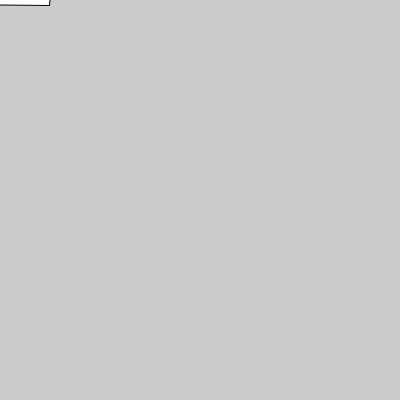
Frame 1 (no input)
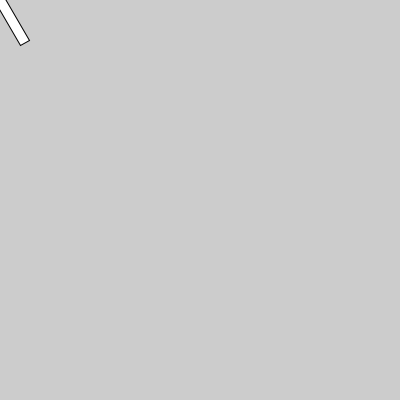
Frame 60 (the mouse pressed at the canvas centre just before this capture)
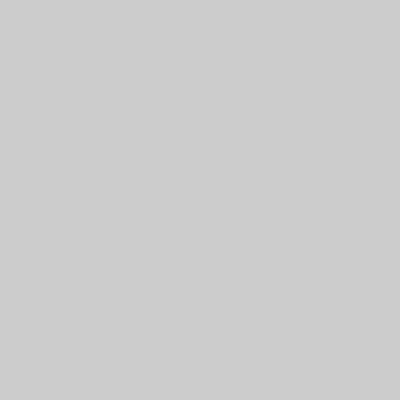
Frame 120 (the mouse held since frame 60 and released just before this capture)

The Processing sketch that drew these frames (run headless with seeded random() and noise(); from frame 60 on, the mouse is pressed at the canvas centre):

// Processing sketch: week05_5_rotate_radians_frameCount_translate_mouseX_mouseY
// ── week05_5_rotate_radians_frameCount_translate_mouseX_mouseY.pde
//week05_5_rotate_radians_frameCount_translate_mouseX_mouseY
//比較roate and translate 順序
void setup(){
   size(400,400); 
}
void draw(){
  background(204);
  //test: 下面兩行調順序
  //會發現化東西前的translate()才有效
  //在電腦圖學畫圖時會照著"之前累積的移動量和旋轉來放東西"
  rotate(radians(frameCount));//一秒有60radians 轉60 度,要變radians
  translate(mouseX,mouseY);//移動到滑鼠所在位置
  rect(-50,-5,100,10);//width 100 rect 放左上角
}
